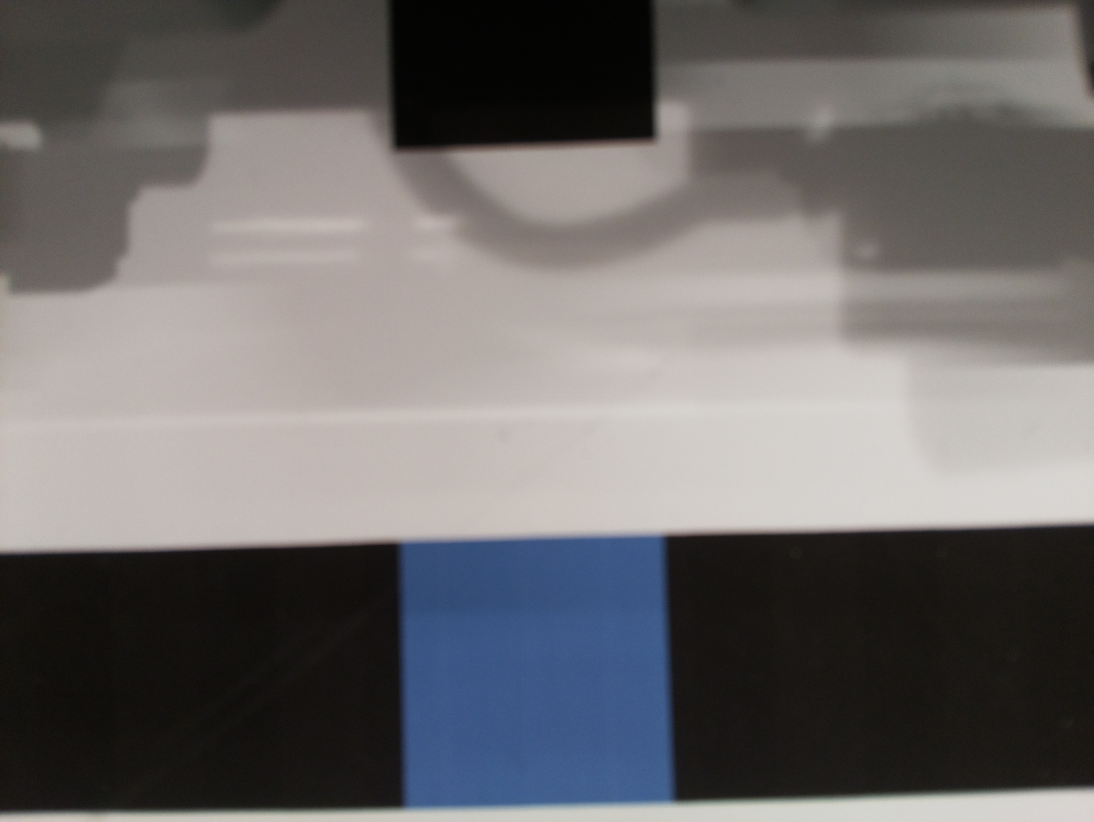
#> input picture rpi/webapp/blue.jpg, 3280 x 2464 px, given in place of the camera (shown at 1/3 size)
$ python line_detect.py   (older library calls are emulated)
#> lines starting #> are read from the running program, lines starting #| are printed output that depends on the picture
# multi-color lines detect in HSV and distance between middle of robot vision and center of line.

import numpy as np
import cv2


class line_detect():

    def __init__(self):
        self.width = 640
        self.height = 480
        # self.width = 1920
        # self.height = 1080
        self.image = []
        self.slice = 4


    # [10 lines of commented-out code are left out]


    def RemoveBackground_HSV_Black(self,image):
        hsv = cv2.cvtColor(image, cv2.COLOR_BGR2HSV)
        lower = np.array([0,0,0])
        upper = np.array([180,255,75])

        mask = cv2.inRange(hsv, lower, upper)
        image = cv2.bitwise_and(image,image, mask=mask)
        image = cv2.bitwise_not(image,image, mask=mask)
        image = (255 - image)
        return image


    # [57 lines left out: functions RemoveBackground_HSV_Blue, RemoveBackground_HSV_Red, RemoveBackground_HSV_Green, RemoveBackground_HSV_Yellow, RemoveBackground_HSV_Purple, not called in this run]


    def image_process(self, img):
        imgray = cv2.cvtColor(img,cv2.COLOR_BGR2GRAY) #Convert to Gray Scale
        element = cv2.getStructuringElement(cv2.MORPH_RECT, (15, 15))
        dst	= cv2.morphologyEx(imgray, cv2.MORPH_OPEN, element)
        ret, thresh = cv2.threshold(dst,100,255,cv2.THRESH_BINARY_INV) #Get Threshold
        _, contours, _ = cv2.findContours(thresh,cv2.RETR_TREE,cv2.CHAIN_APPROX_SIMPLE) #Get contour
        # mainContour = max(contours, key=cv2.contourArea)
        # return mainContour
        return contours
        # return thresh


    # [47 lines left out: functions getContourCenter, RepackImages, getContourExtent, not called in this run]


    def SlicePart(self, im, slice):
        sl = int(self.height/slice);

        for i in range(slice):
            part = sl*i
            crop_img = im[part:part+sl, 0:self.width]
            self.image[i] = (crop_img)
            h, w  = self.image[i].shape[:2]
            middleh = int(h/2)
            middlew = int(w/2)
            # img = self.RemoveBackground_RGB(crop_img)
            img = self.RemoveBackground_HSV_Black(crop_img)
            contours = self.image_process(img)
            contours = self.contour_process(contours, h, w)
            # print(contours)
            cv2.drawContours(crop_img, contours,-1,(0,255,0),3)
            # dis = int((middlew-contourCenterX) * self.getContourExtent(contours[0]))
            cv2.circle(crop_img, (middlew, middleh), 7, (0,0,255), -1) #Draw middle circle RED
            if contours:
                contourCenterX = self.getContourCenter(contours[0])[0]
                cv2.circle(crop_img, (contourCenterX, middleh), 7, (255,255,255), -1) #Draw dX circle WHITE
                font = cv2.FONT_HERSHEY_SIMPLEX
                cv2.putText(crop_img,str(middlew-contourCenterX),(contourCenterX+20, middleh), font, 1,(200,0,200),2,cv2.LINE_AA)
            # cv2.putText(crop_img,"Weight:%.3f"%self.getContourExtent(contours[0]),(contourCenterX+20, middleh+35), font, 0.5,(200,0,200),1,cv2.LINE_AA)


if __name__ == '__main__':
    line = line_detect()
    cap = cv2.VideoCapture(0)
    # cap = cv2.VideoCapture("test.MOV")
    cap.set(cv2.CAP_PROP_FRAME_WIDTH,line.width)
    cap.set(cv2.CAP_PROP_FRAME_HEIGHT,line.height)
    for i in range(line.slice):
        line.image.append(0)
    while(1):
        ret, origin = cap.read()
#> origin is the input picture: shape (2464, 3280, 3); mean B, G, R 107.7, 107.5, 109.9
        line.SlicePart(origin, line.slice)
#> the loop in SlicePart, `for i in range(slice):` made 1 pass
#> contours on pass 1: [[[0, 0], [0, 119], [639, 119], [639, 0]]]
#> pass 1, in SlicePart, `crop_img = im[part:part+sl, 0:self.width]`:
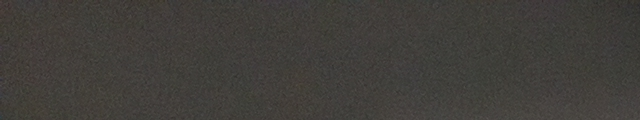
#> crop_img: shape (120, 640, 3); mean B, G, R 58.3, 62.4, 64.8
#> pass 1, in RemoveBackground_HSV_Black, `mask = cv2.inRange(hsv, lower, upper)`:
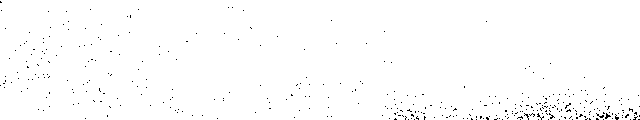
#> mask: shape (120, 640); 99.1% white; black in thin lines or dots
#> after the loop in SlicePart, `for i in range(slice):`: self.image = 4 items
#> (the run stopped early here; a loop or call above may not have finished)

$ run again, on rpi/webapp/curve.jpg
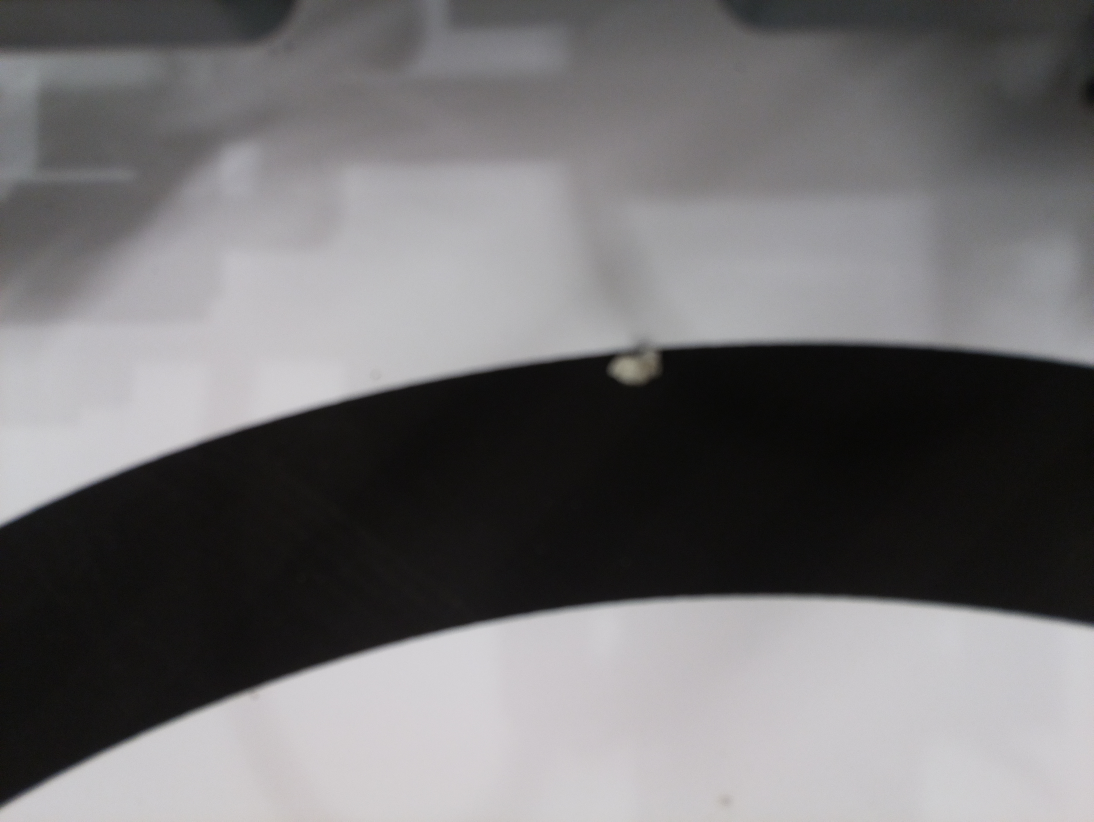
#> input picture rpi/webapp/curve.jpg, 3280 x 2464 px, given in place of the camera (shown at 1/3 size)
#> origin is the input picture: shape (2464, 3280, 3); mean B, G, R 113, 111.6, 113.1
#> the loop in SlicePart, `for i in range(slice):` made 1 pass
#> contours on pass 1: [[[0, 0], [0, 119], [639, 119], [639, 0]]]
#> pass 1, in RemoveBackground_HSV_Black, `mask = cv2.inRange(hsv, lower, upper)`:
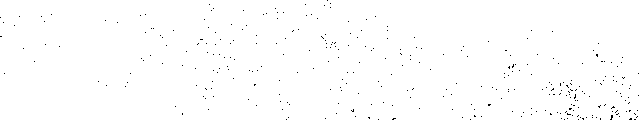
#> mask: shape (120, 640); 99.4% white; black in thin lines or dots
#> after the loop in SlicePart, `for i in range(slice):`: self.image = 4 items
